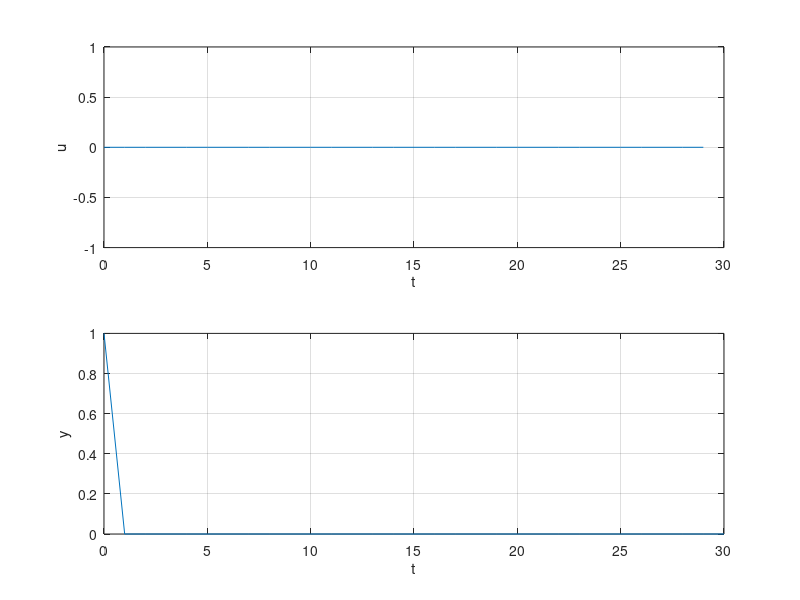

MATLAB code to generate this figure:
N = 30;
nx = 3;
nu = 1;
r = 1;
nt = 5;
    
A = [
    0 0 0
    0 0 1 
    0.1 -0.79 1.78
]; 
B = [1 0 0.1]';
C = [0 0 1]'; 
x0 = [0 0 1]';

% Set G (objective function)
Qt = 2*diag(C);
Q = kron(eye(N),Qt);
Rt = 5*2*r;
R = kron(eye(N/nt),Rt);
G = blkdiag(Q, R);
% Set equality constraints (Aeq and Beq)
Beq = zeros(N*nx, 1);
Beq(1:3) = A*x0;

Aeq_1 = eye(N*nx);
Aeq_2 = kron(diag(ones(N-1,1),-1),-A);
Aeq_3 = kron(kron(eye(6), ones(5,1)), -B);
Aeq = [Aeq_1 + Aeq_2, Aeq_3];
disp(size(Aeq));
u_low = -1;
u_high = 1;

x_high = inf;
x_low = -inf;

lb = [x_low*ones(N*nx, 1); u_low*ones(N*nu/nt, 1)];
ub = [x_high*ones(N*nx, 1); u_high*ones(N*nu/nt, 1)];

opt = optimset('Display','iter', 'Diagnostics','off', 'LargeScale','off');
z = quadprog(G, [], [], [], Aeq, Beq, lb, ub, [], opt);

u = z(N*nx+1:size(z,1));

y = [x0(3);z(nx:nx:N*nx)];

figure(1);
t = 0:N-1;
p_u = repelem(u, nt);
disp(p_u);
subplot(2, 1, 1);
plot(t, p_u);
xlabel('t') 
ylabel('u') 
grid('on');

t = 0:N;
subplot(2, 1, 2);
plot(t, y);
xlabel('t') 
ylabel('y') 
grid('on');